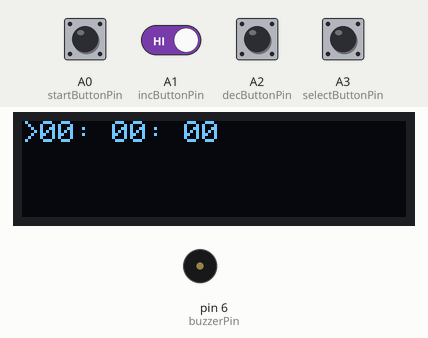
This sketch was run on a simulated Arduino Uno, built with avr-gcc and run on an emulated ATmega328P. On the bench: 128×32 one-colour display, buzzer (waves = sounding). The inputs (shaded band) are chosen by the test bench; at power-on: A0 (startButtonPin), A1 (incButtonPin), A2 (decButtonPin), A3 (selectButtonPin) HIGH. The display library's start-up logo is not drawn; what the sketch prints to the serial monitor is not drawn.

Above: at 3.2 s.
3.3 s: A3 (selectButtonPin) pulled LOW for 1 s
At 5.1 s:
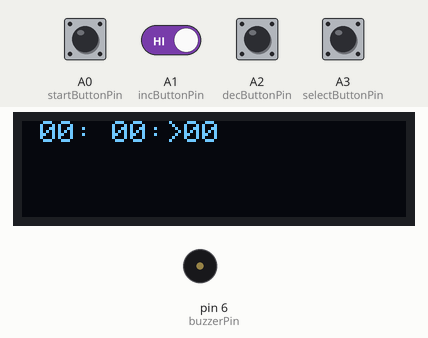
5.8 s: A0 (startButtonPin) pulled LOW for 0.15 s
At 7.7 s:
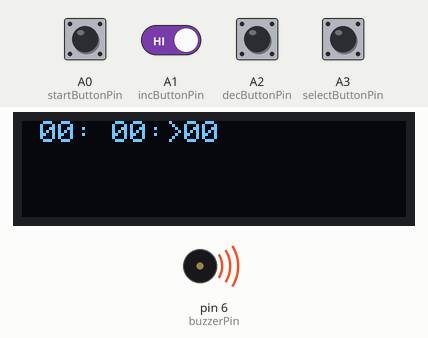
8.5 s: A1 (incButtonPin) driven LOW
At 11.02 s:
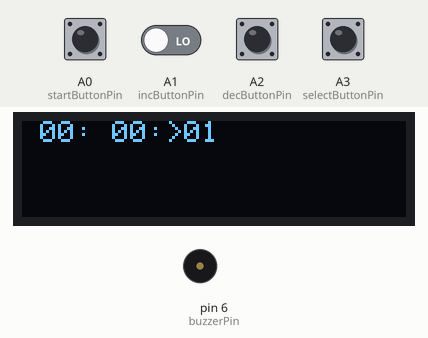
11.5 s: A0 (startButtonPin) pulled LOW for 1 s
At 13.3 s:
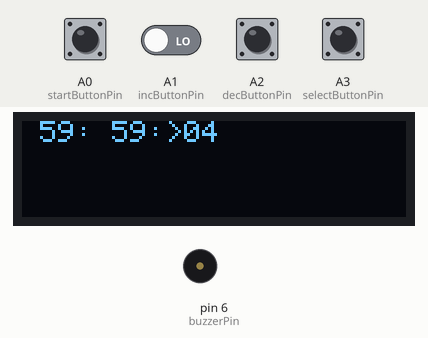
15.5 s: A2 (decButtonPin) pulled LOW for 0.15 s
At 17.8 s:
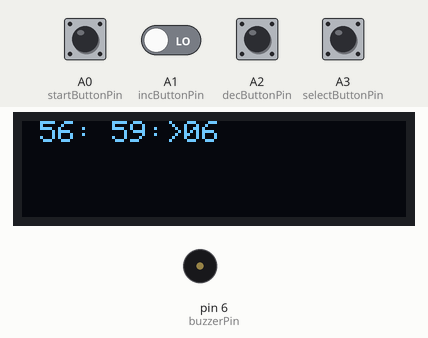
18.6 s: A2 (decButtonPin) pulled LOW for 1 s
At 21.2 s:
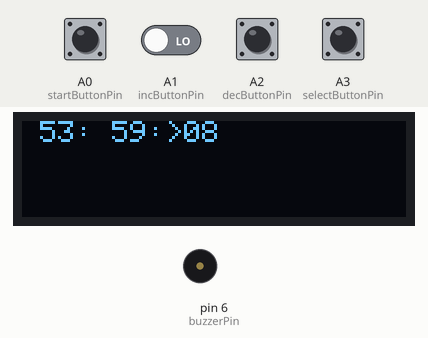
Timing chart, 0 to 22.7 s (numbered marks = the images above; inputs shaded):
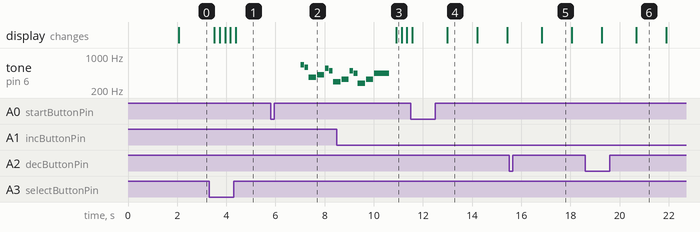

Measured:
- after the input at 3.3 s, the display: first changes after 0.22 s (image 1 shows a later state)
- after the input at 5.8 s, tone on pin 6 (buzzerPin): plays 659 Hz for 0.15 s, 587 Hz for 0.15 s, 370 Hz for 0.30 s, 415 Hz for 0.30 s, 554 Hz for 0.15 s, 494 Hz for 0.15 s … (7 notes in this stretch), starting after 1.2 s
- after the input at 8.5 s, the display: changes after 2.4 s (image 3)
- what the display in image 4 shows lasts 1.2 s, from 13.0 s to 14.2 s

The sketch:

APPJ.ino
```cpp
#include <Wire.h>
#include <Adafruit_GFX.h>
#include <Adafruit_SSD1306.h>

//IMPORTANT
// OLED display size
#define SCREEN_WIDTH 128
#define SCREEN_HEIGHT 32

//OPTIONAL
// you can ignore this if you plan on using a default ring
#define NOTE_B0  31
#define NOTE_C1  33
#define NOTE_CS1 35
#define NOTE_D1  37
#define NOTE_DS1 39
#define NOTE_E1  41
#define NOTE_F1  44
#define NOTE_FS1 46
#define NOTE_G1  49
#define NOTE_GS1 52
#define NOTE_A1  55
#define NOTE_AS1 58
#define NOTE_B1  62
#define NOTE_C2  65
#define NOTE_CS2 69
#define NOTE_D2  73
#define NOTE_DS2 78
#define NOTE_E2  82
#define NOTE_F2  87
#define NOTE_FS2 93
#define NOTE_G2  98
#define NOTE_GS2 104
#define NOTE_A2  110
#define NOTE_AS2 117
#define NOTE_B2  123
#define NOTE_C3  131
#define NOTE_CS3 139
#define NOTE_D3  147
#define NOTE_DS3 156
#define NOTE_E3  165
#define NOTE_F3  175
#define NOTE_FS3 185
#define NOTE_G3  196
#define NOTE_GS3 208
#define NOTE_A3  220
#define NOTE_AS3 233
#define NOTE_B3  247
#define NOTE_C4  262
#define NOTE_CS4 277
#define NOTE_D4  294
#define NOTE_DS4 311
#define NOTE_E4  330
#define NOTE_F4  349
#define NOTE_FS4 370
#define NOTE_G4  392
#define NOTE_GS4 415
#define NOTE_A4  440
#define NOTE_AS4 466
#define NOTE_B4  494
#define NOTE_C5  523
#define NOTE_CS5 554
#define NOTE_D5  587
#define NOTE_DS5 622
#define NOTE_E5  659
#define NOTE_F5  698
#define NOTE_FS5 740
#define NOTE_G5  784
#define NOTE_GS5 831
#define NOTE_A5  880
#define NOTE_AS5 932
#define NOTE_B5  988
#define NOTE_C6  1047
#define NOTE_CS6 1109
#define NOTE_D6  1175
#define NOTE_DS6 1245
#define NOTE_E6  1319
#define NOTE_F6  1397
#define NOTE_FS6 1480
#define NOTE_G6  1568
#define NOTE_GS6 1661
#define NOTE_A6  1760
#define NOTE_AS6 1865
#define NOTE_B6  1976
#define NOTE_C7  2093
#define NOTE_CS7 2217
#define NOTE_D7  2349
#define NOTE_DS7 2489
#define NOTE_E7  2637
#define NOTE_F7  2794
#define NOTE_FS7 2960
#define NOTE_G7  3136
#define NOTE_GS7 3322
#define NOTE_A7  3520
#define NOTE_AS7 3729
#define NOTE_B7  3951
#define NOTE_C8  4186
#define NOTE_CS8 4435
#define NOTE_D8  4699
#define NOTE_DS8 4978
#define REST      0

//IMPORTANT
// OLED reset pin
#define OLED_RESET -1
Adafruit_SSD1306 display(SCREEN_WIDTH, SCREEN_HEIGHT, &Wire, OLED_RESET);

//IMPORTANT
// Pin definitions
const int startButtonPin = A0;    // Start button
const int incButtonPin = A1;      // Increase value button
const int decButtonPin = A2;      // Decrease value button
const int selectButtonPin = A3;   // Select between seconds, minutes, and hours button
const int buzzerPin = 6;          // Buzzer
const int powerSupplyPin = 5;     // Power Supply

// Variables for time and selection
int seconds = 0;
int minutes = 0;
int hours = 0;
int selectedValue = 0; // 0 = seconds, 1 = minutes, 2 = hours
bool timerRunning = false;
int tempo = 180;
int melody[] = {
  NOTE_E5, 8, NOTE_D5, 8, NOTE_FS4, 4, NOTE_GS4, 4,
  NOTE_CS5, 8, NOTE_B4, 8, NOTE_D4, 4, NOTE_E4, 4,
  NOTE_B4, 8, NOTE_A4, 8, NOTE_CS4, 4, NOTE_E4, 4,
  NOTE_A4, 2,
};
int notes = sizeof(melody) / sizeof(melody[0]) / 2;
int wholenote = (60000 * 4) / tempo;
int divider = 0, noteDuration = 0;

//IMPORTANT
// Function to initialize the OLED display
void setup() {
  pinMode(startButtonPin, INPUT_PULLUP);
  pinMode(incButtonPin, INPUT_PULLUP);
  pinMode(decButtonPin, INPUT_PULLUP);
  pinMode(selectButtonPin, INPUT_PULLUP);
  pinMode(buzzerPin, OUTPUT);
  pinMode(powerSupplyPin, OUTPUT);

  digitalWrite(buzzerPin, LOW); // Ensure buzzer is off initially
  digitalWrite(powerSupplyPin, LOW);

  Serial.begin(9600);

  if (!display.begin(SSD1306_SWITCHCAPVCC, 0x3C)) { // Address 0x3C for 128x32
    Serial.println(F("SSD1306 allocation failed"));
    for (;;);
  }
  display.display();
  delay(2000);
  display.clearDisplay();
  display.display();
}

//IMPORTANT
// Function to draw the time on the OLED display
void displayTime() {
  display.clearDisplay();
  display.setTextSize(1);  // Set text size to 1 to fit everything on one line
  display.setTextColor(SSD1306_WHITE);
  display.setCursor(0, 0);

  // Highlight the selected value
  if (selectedValue == 0) display.print(">"); else display.print(" ");
  display.print(seconds < 10 ? "0" : "");
  display.print(seconds);
  display.print(":");

  if (selectedValue == 1) display.print(">"); else display.print(" ");
  display.print(minutes < 10 ? "0" : "");
  display.print(minutes);
  display.print(":");

  if (selectedValue == 2) display.print(">"); else display.print(" ");
  display.print(hours < 10 ? "0" : "");
  display.print(hours);

  display.display();
}

//IMPORTANT
// Function to handle the button inputs and the timer logic
void loop() {
  if (digitalRead(startButtonPin) == LOW) {
    delay(200); // Debounce delay
    timerRunning = !timerRunning;
    Serial.println("Start button pressed, timerRunning: " + String(timerRunning));
    digitalWrite(powerSupplyPin, HIGH);
    Serial.println("Timer started. Power supply turned on.");
  }

  if (digitalRead(incButtonPin) == LOW) {
    delay(200); // Debounce delay
    if (selectedValue == 0) seconds++;
    if (selectedValue == 1) minutes++;
    if (selectedValue == 2) hours++;
    Serial.println("Increase button pressed");
  }

  if (digitalRead(decButtonPin) == LOW) {
    delay(200); // Debounce delay
    if (selectedValue == 0 && seconds > 0) seconds--;
    if (selectedValue == 1 && minutes > 0) minutes--;
    if (selectedValue == 2 && hours > 0) hours--;
    Serial.println("Decrease button pressed");
  }

  if (digitalRead(selectButtonPin) == LOW) {
    delay(200); // Debounce delay
    selectedValue = (selectedValue + 1) % 3;
    Serial.println("Select button pressed, selectedValue: " + String(selectedValue));
  }

  if (timerRunning) {
    delay(1000);
    if (seconds > 0 || minutes > 0 || hours > 0) {
      if (seconds > 0) seconds--;
      else if (minutes > 0) {
        seconds = 59;
        minutes--;
      } else if (hours > 0) {
        seconds = 59;
        minutes = 59;
        hours--;
      }
    } else {
      timerRunning = false;
      digitalWrite(powerSupplyPin, LOW);
      Serial.println("Timer finished. Power supply turned off.");
      //digitalWrite(buzzerPin, HIGH);
      //delay(2500) //in miliseconds
      song(); //remove if you plan on using the default ring above, just remove comment sign
      digitalWrite(buzzerPin, LOW);
      Serial.println("Time's up, buzzer activated");
    }
  } else {
    digitalWrite(buzzerPin, LOW); // Ensure buzzer is off when timer is not running
  }

  displayTime();
}

//OPTIONAL
void song(){ // This is customizable, you can look for more custom songs on https://github.com/robsoncouto/arduino-songs
  for (int thisNote = 0; thisNote < notes * 2; thisNote = thisNote + 2) {

    // calculates the duration of each note
    divider = melody[thisNote + 1];
    if (divider > 0) {
      // regular note, just proceed
      noteDuration = (wholenote) / divider;
    } else if (divider < 0) {
      // dotted notes are represented with negative durations!!
      noteDuration = (wholenote) / abs(divider);
      noteDuration *= 1.5; // increases the duration in half for dotted notes
    }

    // we only play the note for 90% of the duration, leaving 10% as a pause
    tone(buzzerPin, melody[thisNote], noteDuration * 0.9);

    // Wait for the specief duration before playing the next note.
    delay(noteDuration);

    // stop the waveform generation before the next note.
    noTone(buzzerPin);
    digitalWrite(buzzerPin, LOW);
  }
}
```
